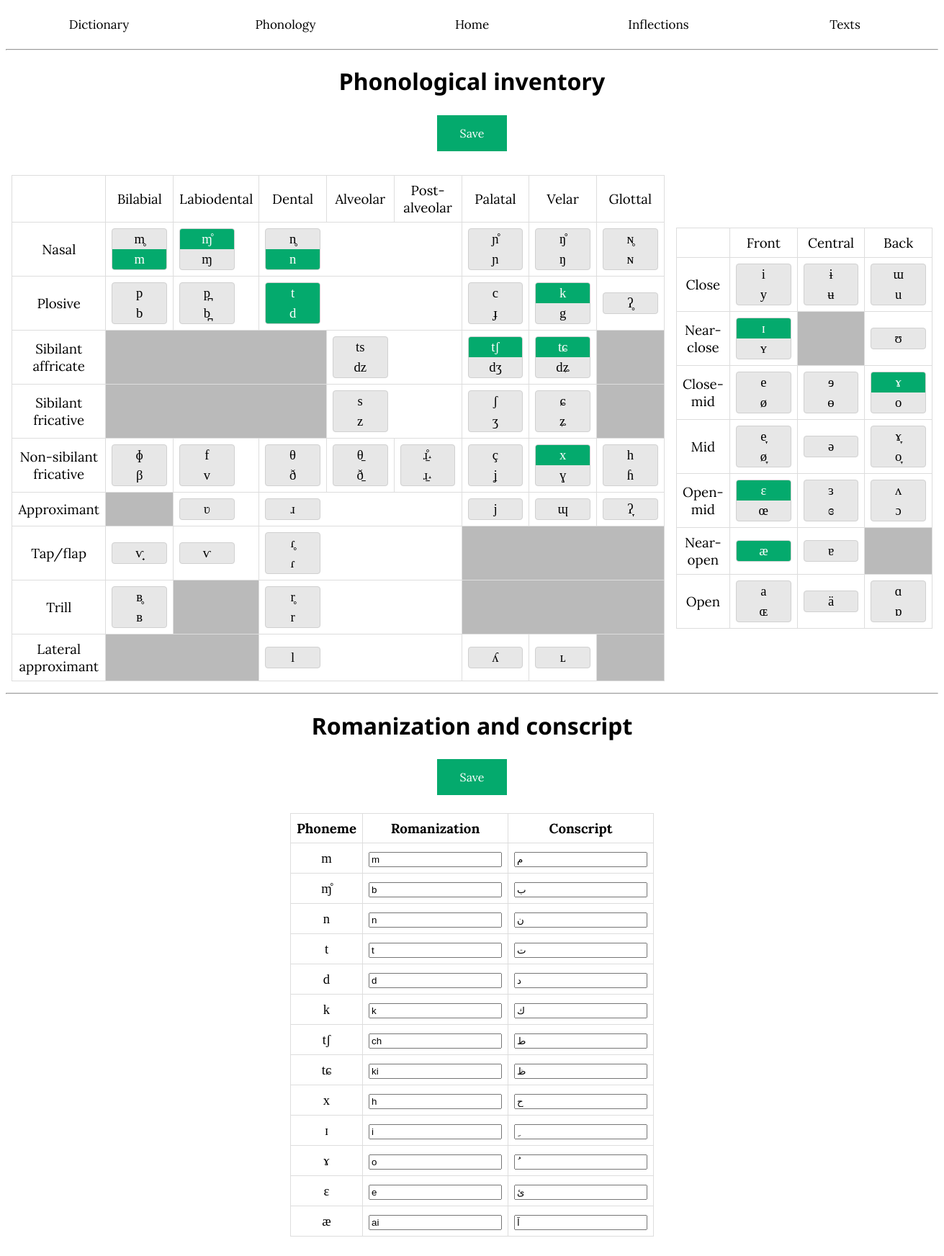
The page /phonology on the database its author committed.
### app/models.py (models this page shows, shortened)
class Phonology(db.Model):
    __tablename__ = 'Phonology'
    phoneme: so.Mapped[str] = so.mapped_column(primary_key=True)
    ipa: so.Mapped[str] = so.mapped_column(sa.String(5), index=True)
    exists: so.Mapped[bool] = so.mapped_column()
    consonant: so.Mapped[bool] = so.mapped_column()
    romanized: so.Mapped[str] = so.mapped_column(sa.String(5), nullable=True)
    conscript: so.Mapped[str] = so.mapped_column(sa.String(5), nullable=True)

### app/routes.py (the view, shortened to what this page needs)
@app.route('/phonology', methods=['GET', 'POST'])
def phonology():
    form = ipatable()
    exists = Phonology.query.filter(Phonology.exists == True).all()
    for field in form:
        if field.name != 'csrf_token' and field.name != 'submit':
            match = Phonology.query.filter(Phonology.phoneme == field.name).first()
            field.data = match.exists
    return render_template('phonology.html', form=form, exists=exists)

### app/templates/phonology.html (shortened to what this page needs)
<!DOCTYPE html>
<html lang="en">
<head>
</head>
<body>
{% extends "base.html" %}
{% block content %}
<p>
<form action="" method="post" novalidate>
    <h1>Phonological inventory</h1><h3>{{ form.submit(class_="grb gena") }}</h3>
    <table align="center"><tr><td style="border: 0px;">
    <table>
        <tbody>
        <tr>
            <td></td>
            <td>Bilabial</td>
            <td>Labiodental</td>
            <td>Dental</td>
            <td>Alveolar</td>
            <td>Post-alveolar</td>
            <td>Palatal</td>
            <td>Velar</td>
            <td>Glottal</td>
        </tr>
        <tr>
            <td>Nasal</td>
            <td>
                <div class="ipa-button"><label>{{ form.nbilnas(size=16, class_="grb") }}<span>m̥</span></label>
                    <br><label>{{ form.vbilnas(size=16, class_="grb") }}<span>m</span></label></div>
            </td>
            <td>
                <div class="ipa-button"><label>{{ form.nladnas(size=16, class_="grb") }}<span>ɱ̊</span></label>
                    <br><label>{{ form.vladnas(size=16, class_="grb") }}<span>ɱ</span></label></div>
            </td>
            <td colspan="3">
                <div class="ipa-button"><label>{{ form.nalvnas(size=16, class_="grb") }}<span>n̥</span></label>
                    <br><label>{{ form.valvnas(size=16, class_="grb") }}<span>n</span></label></div>
            </td>
            <td>
                <div class="ipa-button"><label>{{ form.npalnas(size=16, class_="grb") }}<span>ɲ̊</span></label>
                    <br><label>{{ form.vpalnas(size=16, class_="grb") }}<span>ɲ</span></label></div>
            </td>
            <td>
                <div class="ipa-button"><label>{{ form.nvelnas(size=16, class_="grb") }}<span>ŋ̊</span></label>
                    <br><label>{{ form.vvelnas(size=16, class_="grb") }}<span>ŋ</span></label></div>
            </td>
            <td>
                <div class="ipa-button"><label>{{ form.nglonas(size=16, class_="grb") }}<span>ɴ̥</span></label>
                    <br><label>{{ form.vglonas(size=16, class_="grb") }}<span>ɴ</span></label></div>
            </td>
        </tr>
        <tr>
            <td>Plosive</td>
            <td>
                <div class="ipa-button"><label>{{ form.nbilplo(size=16, class_="grb") }}<span>p</span></label>
                    <br><label>{{ form.vbilplo(size=16, class_="grb") }}<span>b</span></label></div>
            </td>
            <td>
                <div class="ipa-button"><label>{{ form.nladplo(size=16, class_="grb") }}<span>p̪</span></label>
                    <br><label>{{ form.vladplo(size=16, class_="grb") }}<span>b̪</span></label></div>
            </td>
            <td colspan="3">
                <div class="ipa-button"><label>{{ form.nalvplo(size=16, class_="grb") }}<span>t</span></label>
                    <br><label>{{ form.valvplo(size=16, class_="grb") }}<span>d</span></label></div>
            </td>
            <td>
                <div class="ipa-button"><label>{{ form.npalplo(size=16, class_="grb") }}<span>c</span></label>
                    <br><label>{{ form.vpalplo(size=16, class_="grb") }}<span>ɟ</span></label></div>
            </td>
            <td>
                <div class="ipa-button"><label>{{ form.nvelplo(size=16, class_="grb") }}<span>k</span></label>
                    <br><label>{{ form.vvelplo(size=16, class_="grb") }}<span>g</span></label></div>
            </td>
            <td>
                <div class="ipa-button"><label>{{ form.ngloplo(size=16, class_="grb") }}<span>ʔ̥</span></label></div>
            </td>
        </tr>
        <tr>
            <td>Sibilant affricate</td>
            <td colspan="3" class="graybg"></td>
            <td colspan="2">
                <div class="ipa-button"><label>{{ form.nalvsaf(size=16, class_="grb") }}<span>ts</span></label>
                    <br><label>{{ form.valvsaf(size=16, class_="grb") }}<span>dz</span></label></div>
            </td>
            <td>
                <div class="ipa-button"><label>{{ form.npavsaf(size=16, class_="grb") }}<span>tʃ</span></label>
                    <br><label>{{ form.vpavsaf(size=16, class_="grb") }}<span>dʒ</span></label></div>
            </td>
            <td>
                <div class="ipa-button"><label>{{ form.npalsaf(size=16, class_="grb") }}<span>tɕ</span></label>
                    <br><label>{{ form.vpalsaf(size=16, class_="grb") }}<span>dʑ</span></label></div>
            </td>
            <td colspan="2" class="graybg"></td>
        </tr>
        <tr>
            <td>Sibilant fricative</td>
            <td colspan="3" class="graybg"></td>
            <td colspan="2">
                <div class="ipa-button"><label>{{ form.nalvsif(size=16, class_="grb") }}<span>s</span></label>
                    <br><label>{{ form.valvsif(size=16, class_="grb") }}<span>z</span></label></div>
            </td>
            <td>
                <div class="ipa-button"><label>{{ form.npavsif(size=16, class_="grb") }}<span>ʃ</span></label>
                    <br><label>{{ form.vpavsif(size=16, class_="grb") }}<span>ʒ</span></label></div>
            </td>
            <td>
                <div class="ipa-button"><label>{{ form.npalsif(size=16, class_="grb") }}<span>ɕ</span></label>
                    <br><label>{{ form.vpalsif(size=16, class_="grb") }}<span>ʑ</span></label></div>
            </td>
            <td colspan="2" class="graybg"></td>
        </tr>
        <tr>
            <td>Non-sibilant fricative</td>
            <td>
                <div class="ipa-button"><label>{{ form.nbilnsf(size=16, class_="grb") }}<span>ɸ</span></label>
                    <br><label>{{ form.vbilnsf(size=16, class_="grb") }}<span>β</span></label></div>
            </td>
            <td>
                <div class="ipa-button"><label>{{ form.nladnsf(size=16, class_="grb") }}<span>f</span></label>
                    <br><label>{{ form.vladnsf(size=16, class_="grb") }}<span>v</span></label></div>
            </td>
            <td>
                <div class="ipa-button"><label>{{ form.ndennsf(size=16, class_="grb") }}<span>θ</span></label>
                    <br><label>{{ form.vdennsf(size=16, class_="grb") }}<span>ð</span></label></div>
            </td>
            <td>
                <div class="ipa-button"><label>{{ form.nalvnsf(size=16, class_="grb") }}<span>θ̠</span></label>
                    <br><label>{{ form.valvnsf(size=16, class_="grb") }}<span>ð̠</span></label></div>
            </td>
            <td>
                <div class="ipa-button"><label>{{ form.nposnsf(size=16, class_="grb") }}<span>ɹ̠̊˔</span></label>
                    <br><label>{{ form.vposnsf(size=16, class_="grb") }}<span>ɹ̠˔</span></label></div>
            </td>
            <td>
                <div class="ipa-button"><label>{{ form.npalnsf(size=16, class_="grb") }}<span>ç</span></label>
                    <br><label>{{ form.vpalnsf(size=16, class_="grb") }}<span>ʝ</span></label></div>
            </td>
            <td>
                <div class="ipa-button"><label>{{ form.nvelnsf(size=16, class_="grb") }}<span>x</span></label>
                    <br><label>{{ form.vvelnsf(size=16, class_="grb") }}<span>ɣ</span></label></div>
            </td>
            <td>
                <div class="ipa-button"><label>{{ form.nglonsf(size=16, class_="grb") }}<span>h</span></label>
                    <br><label>{{ form.vglonsf(size=16, class_="grb") }}<span> ɦ</span></label></div>
            </td>
        </tr>
        <tr>
            <td>Approximant</td>
            <td class="graybg"></td>
            <td>
                <div class="ipa-button"><label>{{ form.vladapr(size=16, class_="grb") }}<span>ʋ</span></label></div>
            </td>
            <td colspan="3">
                <div class="ipa-button"><label>{{ form.valvapr(size=16, class_="grb") }}<span>ɹ</span></label></div>
            </td>
            <td>
                <div class="ipa-button"><label>{{ form.vpalapr(size=16, class_="grb") }}<span>j</span></label></div>
            </td>
            <td>
                <div class="ipa-button"><label>{{ form.vvelapr(size=16, class_="grb") }}<span>ɰ</span></label></div>
            </td>
            <td>
                <div class="ipa-button"><label>{{ form.vgloapr(size=16, class_="grb") }}<span>ʔ̞</span></label></div>
            </td>
        </tr>
        <tr>
            <td>Tap/flap</td>
            <td>
                <div class="ipa-button"><label>{{ form.vbiltap(size=16, class_="grb") }}<span>ⱱ̟</span></label></div>
            </td>
            <td>
                <div class="ipa-button"><label>{{ form.vladtap(size=16, class_="grb") }}<span>ⱱ</span></label></div>
            </td>
            <td colspan="3">
                <div class="ipa-button"><label>{{ form.nalvtap(size=16, class_="grb") }}<span>ɾ̥</span></label>
                    <br><label>{{ form.valvtap(size=16, class_="grb") }}<span>ɾ</span></label></div>
            </td>
            <td colspan="3" class="graybg"></td>
        </tr>
        <tr>
            <td>Trill</td>
            <td>
                <div class="ipa-button"><label>{{ form.nbiltri(size=16, class_="grb") }}<span>ʙ̥</span></label>
                    <br><label>{{ form.vbiltri(size=16, class_="grb") }}<span>ʙ</span></label></div>
            </td>
            <td class="graybg"></td>
            <td colspan="3">
                <div class="ipa-button"><label>{{ form.nalvtri(size=16, class_="grb") }}<span>r̥</span></label>
                    <br><label>{{ form.valvtri(size=16, class_="grb") }}<span>r</span></label></div>
            </td>
            <td colspan="3" class="graybg"></td>
        </tr>
        <tr>
            <td>Lateral approximant</td>
            <td colspan="2" class="graybg"></td>
            <td colspan="3">
                <div class="ipa-button"><label>{{ form.valvlap(size=16, class_="grb") }}<span>l</span></label></div>
            </td>
            <td>
                <div class="ipa-button"><label>{{ form.vpallap(size=16, class_="grb") }}<span>ʎ</span></label></div>
            </td>
            <td>
                <div class="ipa-button"><label>{{ form.vvellap(size=16, class_="grb") }}<span>ʟ</span></label></div>
            </td>
            <td class="graybg"></td>
        </tr>
        </tbody>
    </table>
    </td><td style="border: 0px;">
    <table>
        <tbody>
        <tr>
            <td></td>
            <td>Front</td>
            <td>Central</td>
            <td>Back</td>
        </tr>
        <tr>
            <td>Close</td>
            <td><div class="ipa-button"><label>{{ form.clfu(size=16, class_="grb") }}<span>i</span></label>
                    <br><label>{{ form.clfr(size=16, class_="grb") }}<span>y</span></label></div></td>
            <td><div class="ipa-button"><label>{{ form.clcu(size=16, class_="grb") }}<span>ɨ</span></label>
                    <br><label>{{ form.clfr(size=16, class_="grb") }}<span>ʉ</span></label></div></td>
            <td><div class="ipa-button"><label>{{ form.clbu(size=16, class_="grb") }}<span>ɯ</span></label>
                    <br><label>{{ form.clbr(size=16, class_="grb") }}<span>u</span></label></div></td>
        </tr>
        <tr>
            <td>Near-close</td>
            <td><div class="ipa-button"><label>{{ form.ncfu(size=16, class_="grb") }}<span>ɪ</span></label>
                    <br><label>{{ form.ncfr(size=16, class_="grb") }}<span>ʏ</span></label></div></td>
            <td class="graybg"></td>
            <td><div class="ipa-button"><label>{{ form.ncbr(size=16, class_="grb") }}<span>ʊ</span></label></div></td>
        </tr>
        <tr>
            <td>Close-mid</td>
            <td><div class="ipa-button"><label>{{ form.cmfu(size=16, class_="grb") }}<span>e</span></label>
                    <br><label>{{ form.cmfr(size=16, class_="grb") }}<span>ø</span></label></div></td>
            <td><div class="ipa-button"><label>{{ form.cmcu(size=16, class_="grb") }}<span>ɘ</span></label>
                    <br><label>{{ form.cmcr(size=16, class_="grb") }}<span>ɵ</span></label></div></td>
            <td><div class="ipa-button"><label>{{ form.cmbu(size=16, class_="grb") }}<span>ɤ</span></label>
                    <br><label>{{ form.cmbr(size=16, class_="grb") }}<span>o</span></label></div></td>
        </tr>
        <tr>
            <td>Mid</td>
            <td><div class="ipa-button"><label>{{ form.mifu(size=16, class_="grb") }}<span>e̞</span></label>
                    <br><label>{{ form.mifr(size=16, class_="grb") }}<span>ø̞</span></label></div></td>
            <td><div class="ipa-button"><label>{{ form.mic(size=16, class_="grb") }}<span>ə</span></label></div></td>
            <td><div class="ipa-button"><label>{{ form.mibu(size=16, class_="grb") }}<span>ɤ̞</span></label>
                    <br><label>{{ form.mibr(size=16, class_="grb") }}<span>o̞</span></label></div></td>
        </tr>
        <tr>
            <td>Open-mid</td>
            <td><div class="ipa-button"><label>{{ form.omfu(size=16, class_="grb") }}<span>ɛ</span></label>
                    <br><label>{{ form.omfr(size=16, class_="grb") }}<span>œ</span></label></div></td>
            <td><div class="ipa-button"><label>{{ form.omcu(size=16, class_="grb") }}<span>ɜ</span></label>
                    <br><label>{{ form.omcr(size=16, class_="grb") }}<span>ɞ</span></label></div></td>
            <td><div class="ipa-button"><label>{{ form.ombu(size=16, class_="grb") }}<span>ʌ</span></label>
                    <br><label>{{ form.ombr(size=16, class_="grb") }}<span>ɔ</span></label></div></td>
        </tr>
        <tr>
            <td>Near-open</td>
            <td><div class="ipa-button"><label>{{ form.nofu(size=16, class_="grb") }}<span>æ</span></label></div></td>
            <td><div class="ipa-button"><label>{{ form.noc(size=16, class_="grb") }}<span>ɐ</span></label></div></td>
            <td class="graybg"></td>
        </tr>
        <tr>
            <td>Open<br></td>
            <td><div class="ipa-button"><label>{{ form.opfu(size=16, class_="grb") }}<span>a</span></label>
                    <br><label>{{ form.opfr(size=16, class_="grb") }}<span>ɶ</span></label></div></td>
            <td><div class="ipa-button"><label>{{ form.opcu(size=16, class_="grb") }}<span>ä</span></label></div></td>
            <td><div class="ipa-button"><label>{{ form.opbu(size=16, class_="grb") }}<span>ɑ</span></label>
                    <br><label>{{ form.opbr(size=16, class_="grb") }}<span>ɒ</span></label></div></td>
        </tr>
        </tbody>
    </table>
    </td></tr></table>
<hr>
<h1>Romanization and conscript</h1><h3>{{ form.submit(class_="grb gena") }}</h3>
<table><tbody>
<tr>
    <td><b>Phoneme</b></td>
    <td><b>Romanization</b></td>
    <td><b>Conscript</b></td>
</tr>
{% for phoneme in exists %}
<tr>
    <td class="tnr">{{ phoneme.ipa }}</td>
    <td>
        <input type="text" name="rom {{ phoneme.phoneme }}" value="{{ phoneme.romanized }}">
    </td>
    <td>
        <input type="text" name="con {{ phoneme.phoneme }}" value="{{ phoneme.conscript }}">
    </td>
</tr>
{% endfor %}
</tbody></table></form><br><br><br>
{% endblock %}

### app/templates/base.html (shortened to what this page needs)
<!DOCTYPE html>
<html lang="en">
<head>
    <link rel="stylesheet" href='/static/style.css' />
</head>
<body>
 <div class="navbar">
        <a href="{{ url_for('dictionary') }}">Dictionary</a>
        <a href="{{ url_for('phonology') }}">Phonology</a>
        <a href="{{ url_for('index') }}">Home</a>
        <a href="#">Inflections</a>
        <a href="#">Texts</a>
</div>
<hr>
{% block content %}{% endblock %}
</body>
</html>

### rows shown on the page
Phonology: ipa "m", romanized "m", conscript "م"
Phonology: ipa "ɱ̊", romanized "b", conscript "ب"
Phonology: ipa "n", romanized "n", conscript "ن"
Phonology: ipa "t", romanized "t", conscript "ت"
Phonology: ipa "d", romanized "d", conscript "د"
Phonology: ipa "k", romanized "k", conscript "ك"
Phonology: ipa "tʃ", romanized "ch", conscript "ط"
Phonology: ipa "tɕ", romanized "ki", conscript "ظ"
Phonology: ipa "x", romanized "h", conscript "ح"
Phonology: ipa "ɪ", romanized "i", conscript "ِ"
Phonology: ipa "ɤ", romanized "o", conscript "ُ"
Phonology: ipa "ɛ", romanized "e", conscript "ئ"
Phonology: ipa "æ", romanized "ai", conscript "آ"
